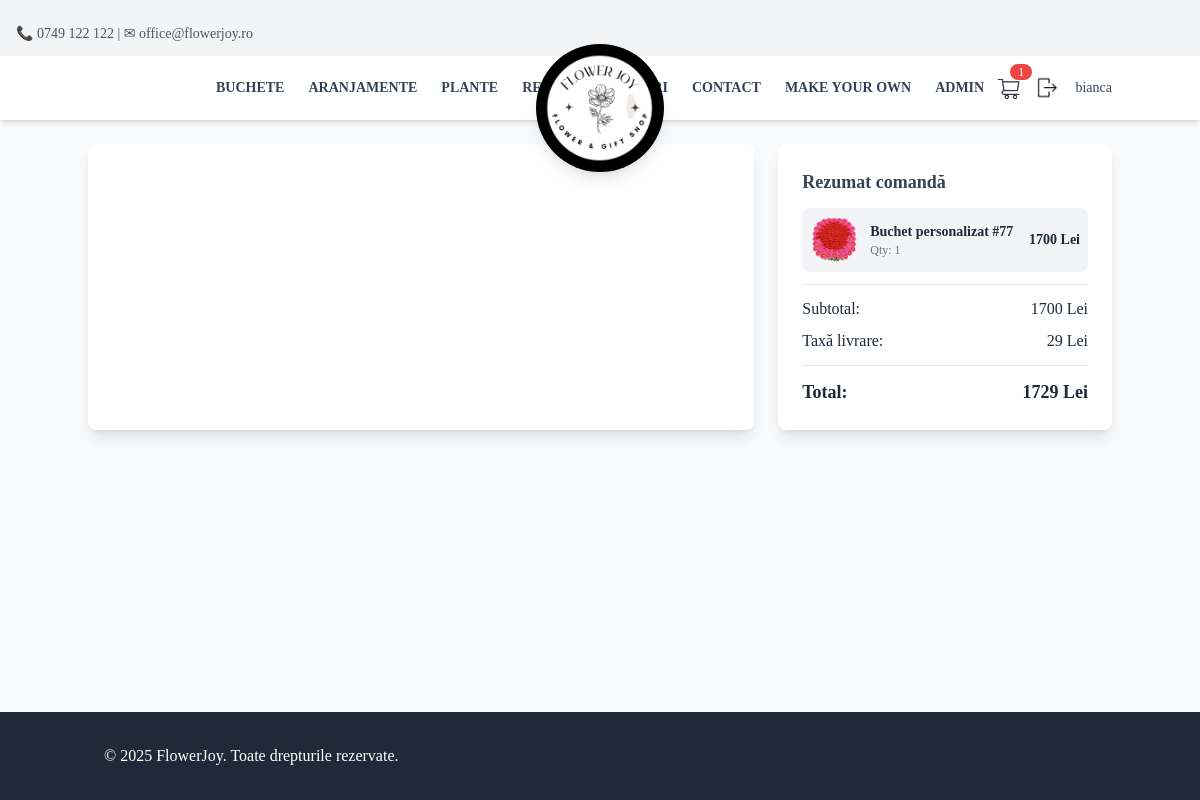
Screenshot of /checkout/ (signed in) with the database file from the repository.
### App/models.py (models this page shows, shortened)
class CartItem(models.Model):
    user = models.ForeignKey(User, on_delete=models.CASCADE, null=True, blank=True)
    session_id = models.CharField(max_length=255, null=True, blank=True) # Store session ID for anonymous users
    product = models.ForeignKey(Product, on_delete=models.CASCADE)
    quantity = models.PositiveIntegerField(default=1)
    reserved_until = models.DateTimeField(null=True, blank=True)
    def total_price(self):
        return self.product.price * self.quantity

class Product(models.Model):
    name = models.CharField(max_length=100, null=False, blank=False)
    description = RichTextField()
    category = models.CharField(
        max_length=100,
        choices=[
            ("buchete", "buchete"),
            ("plante", "plante"),
            ("aranjamente", "aranjamente"),
            ("Accessories", "Accessories"),
            ("Gifts", "Gifts"),
            ("CustomBouquet", "CustomBouquet"),
        ],
        default="General"
    )
    price = models.DecimalField(max_digits=10, decimal_places=0, null=False, blank=False)
    image = models.ImageField(upload_to="Pictures/", null=False, blank=False)
    created_at = models.DateTimeField(auto_now_add=True, null=False, blank=False)
    stock = models.PositiveIntegerField(default=0)
    is_custom = models.BooleanField(default=False)
    in_store = models.BooleanField(default=False)
    auction_manual = models.BooleanField(default=False)
    auction_start_time = models.DateTimeField(null=True, blank=True)
    auction_floor_price = models.DecimalField(max_digits=10, decimal_places=2, default=10)
    auction_interval_minutes = models.PositiveIntegerField(default=60)
    auction_drop_amount = models.DecimalField(max_digits=6, decimal_places=2, default=5)
    before_auction_price = models.DecimalField(max_digits=10, decimal_places=2, null=False, blank=False, default=0.00)  # Store the price before auction
    bid_submited = models.BooleanField(default=False)  # Track if a bid has been submitted
    number_of_purcheses = models.PositiveIntegerField(default=0)  # Track the number of purchases

### App/views.py (the view, shortened to what this page needs)
# urls.py: path("checkout/", checkout, name="checkout"),
@login_required
def checkout(request):
    user = request.user if request.user.is_authenticated else None
    session_id = request.session.session_key or request.session.create()
    cart_items = CartItem.objects.filter(user=user) if user else CartItem.objects.filter(session_id=session_id)
    subtotal = sum(item.total_price() for item in cart_items)
    delivery_fee = 29  # Default delivery fee for address delivery
    total_price = subtotal + delivery_fee
    return render(request, "checkout.html", {
        'stripe_public_key': settings.STRIPE_PUBLIC_KEY,
        "cart_items": cart_items,
        "subtotal": subtotal,
        "delivery_fee": delivery_fee,
        "total_price": total_price,
    })

### App/templates/partials/checkout.html (shortened to what this page needs)
{% extends 'base.html' %}
{% block content %}
<div class="container mx-auto flex flex-col lg:flex-row gap-6 mt-20 py-16">
    <div class="w-full lg:w-2/3 bg-white shadow-lg rounded-lg p-6 relative" id="checkout-section-container">
    </div>
  <div class="w-full lg:w-1/3 bg-white shadow-lg rounded-lg p-6" id="order-summary">
    {% include 'partials/order_summary.html' %}
  </div>
</div>
{% endblock %}

### App/templates/partials/navbar.html (shortened to what this page needs)
<div id="top-bar" class="bg-gray-100 text-gray-600 text-sm py-6 px-4 flex justify-between items-center fixed top-0 left-0 w-full z-30 transition-all duration-300 ease-in-out">
    <div>📞 0749 122 122 | ✉ office@flowerjoy.ro</div>
</div>
 <nav id="main-navbar" class="bg-white shadow-md fixed top-0 left-0 w-full z-40 transition-all duration-300 ease-in-out mt-14">
    <div class="container mx-auto flex justify-between items-center py-4 px-32 pr-0">
        <div class="hidden md:flex gap-6 uppercase text-sm font-semibold text-gray-700">
            <a href="{% url 'products_by_category' category='buchete' %}" class="hover:text-gray-900">Buchete</a>
            <a href="{% url 'products_by_category' category='aranjamente' %}" class="hover:text-gray-900">Aranjamente</a>
            <a href="{% url 'products_by_category' category='plante' %}" class="hover:text-gray-900">Plante</a>
            <a href="/auction/" class="hover:text-gray-900">Reduceri</a>
        </div>
        <div id="logo" class="absolute left-1/2 transform -translate-x-1/2 top-4 z-50 transition-all duration-300 ease-in-out -translate-y-7">
            <a href="/" class=" w-32 h-32 bg-black rounded-full flex items-center justify-center shadow-lg">
                <img src="/static/Logo.png" alt="Flower Shop Logo" class="w-28 h-28 rounded-full object-cover transition-all duration-300 ease-in-out" id="logo-img">
            </a>
        </div>
        <div class="flex items-center">
            <div class="hidden md:flex gap-6 uppercase text-sm font-semibold text-gray-700">
                <a href="{% url 'products_by_category' category='Gifts' %}" class="hover:text-gray-900">Cadouri</a>
                <a href="{% url 'contact' %}" class="hover:text-gray-900">Contact</a>
                <a href="{% url 'custom_bouquet_builder' %}" class="hover:text-gray-900">Make your own</a>
                {% if user.is_authenticated and user.is_staff %}
                    <a href="{% url 'admin_dashboard' %}" class="hover:text-gray-900">Admin</a>
                {% endif %}
            </div>
            <div class="flex items-center space-x-4 ml-2">
                <a href="/cart/" id="cart-btn" class="relative">
                    <img src="/static/cartIcon1.png" class="w-8 h-8">
                    {% include "partials/cart_count.html" with cart_count=cart_items.count %}
                </a>
            </div>
            <div class="flex items-center space-x-4 ml-2">
                {% if user.is_authenticated %}
                    <a href="{% url 'logout' %}"
                       class="text-xl hover:text-gray-700"
                       onclick="return confirm('Are you sure you want to log out?');">
                        <img src="/static/logout.png" class="h-7">
                    </a>
                    <span class="text-gray-700 text-sm"> <a href="{% url 'profile' %}">{{ user.username }}</a></span>
                {% else %}
                    <a href="/login_page/" class="text-xl hover:text-gray-700"> 👤 </a>
                {% endif %}
            </div>
        </div>
    </div>
</nav>

### App/templates/partials/order_summary.html
<h3 class="text-lg font-bold text-gray-700">Rezumat comandă</h3>
<div class="max-h-44 overflow-y-auto space-y-2 mt-3">
  {% for item in cart_items %}
  <div class="flex items-center justify-between bg-gray-100 p-2 rounded-lg">
    <div class="flex items-center gap-3">
      <img src="{{ item.product.image.url }}" alt="{{ item.product.name }}" class="w-12 h-12 rounded-lg">
      <div>
        <p class="text-sm font-semibold">{{ item.product.name }}</p>
        <p class="text-xs text-gray-500">Qty: {{ item.quantity }}</p>
      </div>
    </div>
    <p class="text-sm font-semibold">{{ item.total_price }} Lei</p>
  </div>
  {% endfor %}
</div>
<hr class="my-3">
<div class="flex justify-between mt-2">
  <p>Subtotal:</p>
  <p>{{ subtotal }} Lei</p>
</div>
<div class="flex justify-between mt-2">
  <p>Taxă livrare:</p>
  <p>
    {% if delivery_type == 'pickup' %}
      <span class="text-green-600 font-semibold">Gratuită</span>
    {% else %}
      {{ delivery_fee }} Lei
    {% endif %}
  </p>
</div>
<hr class="my-3">
<div class="flex justify-between text-lg font-semibold">
  <p>Total:</p>
  <p>{{ total_price }} Lei</p>
</div>

### rows the page displays
CartItem: product.image (picture), product.name "Buchet personalizat #77", quantity "1", total_price "1700"

### other values shown
{{ cart_count }} "1"
{{ user.username }} "bianca"
{{ subtotal }} "1700"
{{ delivery_fee }} "29"
{{ total_price }} "1729"
